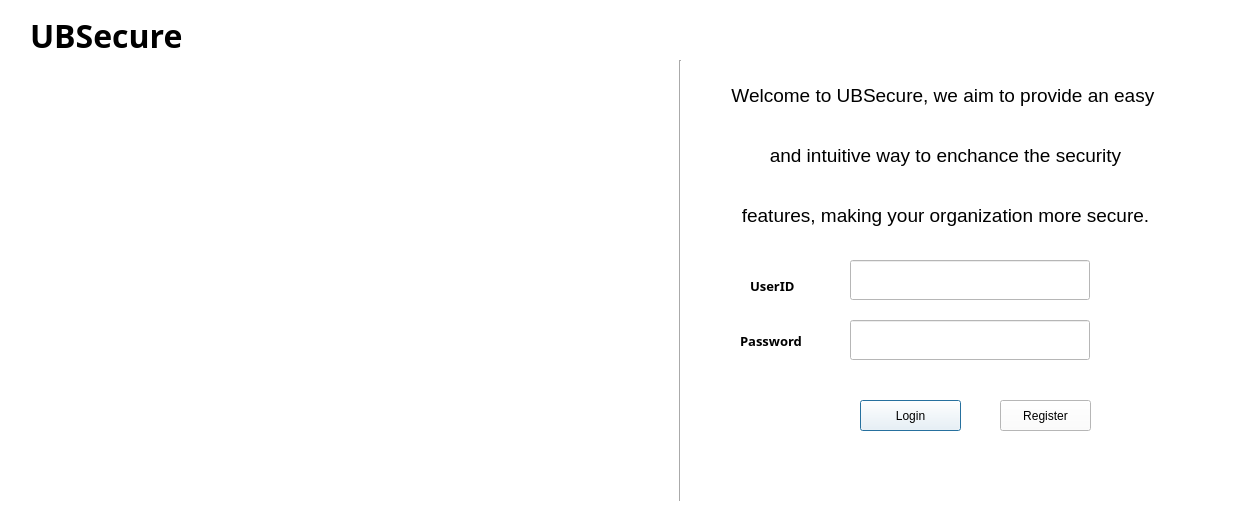
<?xml version="1.0" encoding="UTF-8"?>
<ui version="4.0">
 <class>openingpage</class>
 <widget class="QDialog" name="openingpage">
  <property name="geometry">
   <rect>
    <x>0</x>
    <y>0</y>
    <width>1242</width>
    <height>529</height>
   </rect>
  </property>
  <property name="minimumSize">
   <size>
    <width>1242</width>
    <height>529</height>
   </size>
  </property>
  <property name="maximumSize">
   <size>
    <width>1242</width>
    <height>529</height>
   </size>
  </property>
  <property name="windowTitle">
   <string>Dialog</string>
  </property>
  <property name="styleSheet">
   <string notr="true">background-color:rgb(255, 255, 255)</string>
  </property>
  <widget class="QLabel" name="passask">
   <property name="geometry">
    <rect>
     <x>750</x>
     <y>260</y>
     <width>61</width>
     <height>51</height>
    </rect>
   </property>
   <property name="font">
    <font>
     <family>Segoe UI Semibold</family>
     <pointsize>10</pointsize>
     <weight>75</weight>
     <bold>true</bold>
    </font>
   </property>
   <property name="text">
    <string>UserID</string>
   </property>
  </widget>
  <widget class="QPushButton" name="submitbutton">
   <property name="geometry">
    <rect>
     <x>860</x>
     <y>400</y>
     <width>101</width>
     <height>31</height>
    </rect>
   </property>
   <property name="text">
    <string>Login</string>
   </property>
  </widget>
  <widget class="QLineEdit" name="lineEdit">
   <property name="geometry">
    <rect>
     <x>850</x>
     <y>320</y>
     <width>240</width>
     <height>40</height>
    </rect>
   </property>
  </widget>
  <widget class="QLabel" name="label_2">
   <property name="geometry">
    <rect>
     <x>710</x>
     <y>70</y>
     <width>471</width>
     <height>50</height>
    </rect>
   </property>
   <property name="font">
    <font>
     <pointsize>14</pointsize>
    </font>
   </property>
   <property name="text">
    <string>Welcome to UBSecure, we aim to provide an easy </string>
   </property>
   <property name="alignment">
    <set>Qt::AlignCenter</set>
   </property>
  </widget>
  <widget class="QLabel" name="label_3">
   <property name="geometry">
    <rect>
     <x>710</x>
     <y>130</y>
     <width>471</width>
     <height>50</height>
    </rect>
   </property>
   <property name="font">
    <font>
     <pointsize>14</pointsize>
    </font>
   </property>
   <property name="text">
    <string>and intuitive way to enchance the security</string>
   </property>
   <property name="alignment">
    <set>Qt::AlignCenter</set>
   </property>
  </widget>
  <widget class="QLabel" name="label_4">
   <property name="geometry">
    <rect>
     <x>710</x>
     <y>190</y>
     <width>471</width>
     <height>50</height>
    </rect>
   </property>
   <property name="font">
    <font>
     <pointsize>14</pointsize>
    </font>
   </property>
   <property name="text">
    <string>features, making your organization more secure.</string>
   </property>
   <property name="alignment">
    <set>Qt::AlignCenter</set>
   </property>
  </widget>
  <widget class="QLineEdit" name="lineEdit_2">
   <property name="geometry">
    <rect>
     <x>850</x>
     <y>260</y>
     <width>240</width>
     <height>40</height>
    </rect>
   </property>
  </widget>
  <widget class="QLabel" name="label_6">
   <property name="geometry">
    <rect>
     <x>740</x>
     <y>320</y>
     <width>81</width>
     <height>41</height>
    </rect>
   </property>
   <property name="font">
    <font>
     <family>Segoe UI Semibold</family>
     <pointsize>10</pointsize>
     <weight>75</weight>
     <bold>true</bold>
    </font>
   </property>
   <property name="text">
    <string>Password</string>
   </property>
  </widget>
  <widget class="QLabel" name="label_7">
   <property name="geometry">
    <rect>
     <x>30</x>
     <y>40</y>
     <width>611</width>
     <height>491</height>
    </rect>
   </property>
   <property name="text">
    <string/>
   </property>
   <property name="pixmap">
    <pixmap>secura.PNG</pixmap>
   </property>
   <property name="alignment">
    <set>Qt::AlignCenter</set>
   </property>
  </widget>
  <widget class="QLabel" name="label_8">
   <property name="geometry">
    <rect>
     <x>30</x>
     <y>0</y>
     <width>191</width>
     <height>71</height>
    </rect>
   </property>
   <property name="font">
    <font>
     <family>Segoe UI Semibold</family>
     <pointsize>24</pointsize>
     <weight>75</weight>
     <bold>true</bold>
    </font>
   </property>
   <property name="text">
    <string>UBSecure</string>
   </property>
  </widget>
  <widget class="Line" name="line">
   <property name="geometry">
    <rect>
     <x>670</x>
     <y>60</y>
     <width>20</width>
     <height>441</height>
    </rect>
   </property>
   <property name="orientation">
    <enum>Qt::Vertical</enum>
   </property>
  </widget>
  <widget class="QPushButton" name="Registerbutton">
   <property name="geometry">
    <rect>
     <x>1000</x>
     <y>400</y>
     <width>91</width>
     <height>31</height>
    </rect>
   </property>
   <property name="text">
    <string>Register</string>
   </property>
  </widget>
  <widget class="QLabel" name="warninglabel">
   <property name="geometry">
    <rect>
     <x>850</x>
     <y>460</y>
     <width>241</width>
     <height>31</height>
    </rect>
   </property>
   <property name="text">
    <string/>
   </property>
  </widget>
 </widget>
 <resources/>
 <connections/>
</ui>
